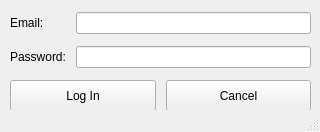
<?xml version="1.0" encoding="UTF-8"?>
<ui version="4.0">
 <class>LogInWindow</class>
 <widget class="QMainWindow" name="LogInWindow">
  <property name="geometry">
   <rect>
    <x>0</x>
    <y>0</y>
    <width>320</width>
    <height>132</height>
   </rect>
  </property>
  <property name="windowTitle">
   <string>8 Ball</string>
  </property>
  <widget class="QWidget" name="centralwidget">
   <widget class="QWidget" name="horizontalLayoutWidget">
    <property name="geometry">
     <rect>
      <x>10</x>
      <y>80</y>
      <width>301</width>
      <height>31</height>
     </rect>
    </property>
    <layout class="QHBoxLayout" name="horizontalLayout">
     <property name="spacing">
      <number>10</number>
     </property>
     <item>
      <widget class="QPushButton" name="logInButton">
       <property name="sizePolicy">
        <sizepolicy hsizetype="Minimum" vsizetype="Preferred">
         <horstretch>0</horstretch>
         <verstretch>0</verstretch>
        </sizepolicy>
       </property>
       <property name="text">
        <string>Log In</string>
       </property>
      </widget>
     </item>
     <item>
      <widget class="QPushButton" name="cancelButton">
       <property name="sizePolicy">
        <sizepolicy hsizetype="Minimum" vsizetype="Preferred">
         <horstretch>0</horstretch>
         <verstretch>0</verstretch>
        </sizepolicy>
       </property>
       <property name="text">
        <string>Cancel</string>
       </property>
      </widget>
     </item>
    </layout>
   </widget>
   <widget class="QWidget" name="gridLayoutWidget">
    <property name="geometry">
     <rect>
      <x>10</x>
      <y>10</y>
      <width>301</width>
      <height>61</height>
     </rect>
    </property>
    <layout class="QGridLayout" name="gridLayout">
     <property name="spacing">
      <number>10</number>
     </property>
     <item row="0" column="0">
      <widget class="QLabel" name="label">
       <property name="text">
        <string>Email:</string>
       </property>
      </widget>
     </item>
     <item row="1" column="0">
      <widget class="QLabel" name="label_2">
       <property name="text">
        <string>Password:</string>
       </property>
      </widget>
     </item>
     <item row="1" column="1">
      <widget class="QLineEdit" name="passwordField">
       <property name="inputMethodHints">
        <set>Qt::ImhHiddenText|Qt::ImhNoAutoUppercase|Qt::ImhNoPredictiveText|Qt::ImhSensitiveData</set>
       </property>
       <property name="echoMode">
        <enum>QLineEdit::Password</enum>
       </property>
      </widget>
     </item>
     <item row="0" column="1">
      <widget class="QLineEdit" name="emailField">
       <property name="echoMode">
        <enum>QLineEdit::Normal</enum>
       </property>
      </widget>
     </item>
    </layout>
   </widget>
  </widget>
  <widget class="QStatusBar" name="statusbar"/>
 </widget>
 <resources/>
 <connections/>
</ui>
